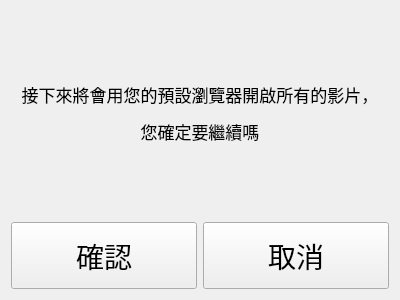
<?xml version="1.0" encoding="UTF-8"?>
<ui version="4.0">
 <class>Form</class>
 <widget class="QWidget" name="Form">
  <property name="geometry">
   <rect>
    <x>0</x>
    <y>0</y>
    <width>400</width>
    <height>300</height>
   </rect>
  </property>
  <property name="minimumSize">
   <size>
    <width>400</width>
    <height>300</height>
   </size>
  </property>
  <property name="maximumSize">
   <size>
    <width>400</width>
    <height>300</height>
   </size>
  </property>
  <property name="windowTitle">
   <string>警告</string>
  </property>
  <property name="windowIcon">
   <iconset>
    <normaloff>icon.ico</normaloff>icon.ico</iconset>
  </property>
  <layout class="QVBoxLayout" name="verticalLayout">
   <item>
    <widget class="QLabel" name="label">
     <property name="minimumSize">
      <size>
       <width>0</width>
       <height>198</height>
      </size>
     </property>
     <property name="font">
      <font>
       <family>微軟正黑體</family>
       <pointsize>13</pointsize>
      </font>
     </property>
     <property name="text">
      <string>&lt;html&gt;&lt;head/&gt;&lt;body&gt;&lt;p&gt;接下來將會用您的預設瀏覽器開啟所有的影片，&lt;/p&gt;&lt;p&gt;您確定要繼續嗎&lt;/p&gt;&lt;/body&gt;&lt;/html&gt;</string>
     </property>
     <property name="alignment">
      <set>Qt::AlignCenter</set>
     </property>
    </widget>
   </item>
   <item>
    <layout class="QHBoxLayout" name="horizontalLayout">
     <item>
      <widget class="QPushButton" name="open">
       <property name="minimumSize">
        <size>
         <width>0</width>
         <height>67</height>
        </size>
       </property>
       <property name="font">
        <font>
         <family>微軟正黑體</family>
         <pointsize>21</pointsize>
        </font>
       </property>
       <property name="text">
        <string>確認</string>
       </property>
      </widget>
     </item>
     <item>
      <widget class="QPushButton" name="cancel">
       <property name="minimumSize">
        <size>
         <width>0</width>
         <height>67</height>
        </size>
       </property>
       <property name="font">
        <font>
         <family>微軟正黑體</family>
         <pointsize>21</pointsize>
        </font>
       </property>
       <property name="text">
        <string>取消</string>
       </property>
      </widget>
     </item>
    </layout>
   </item>
  </layout>
 </widget>
 <resources/>
 <connections/>
</ui>
